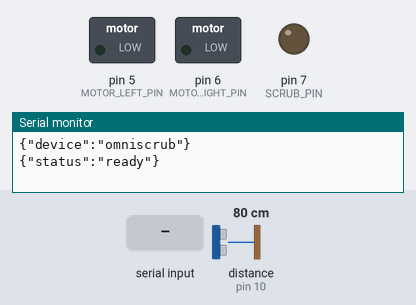
The sketch below on a simulated Arduino Uno, built with avr-gcc and run on an emulated ATmega328P. Shown: switched loads named in the sketch (green lamp = pin HIGH), output pins drawn as LEDs (lit = HIGH), the last lines printed to the serial monitor. Wiring (inferred from the names in the program): ultrasonic range finder: trigger pin 9; echo pin 10. The test bench sets the inputs (shaded band); at power-on: distance to the obstacle (sensor on pin 10) 80 cm. The echo pulse lasts 58.3 µs per cm; pins used as bus, display or sensor lines are not drawn.

Above: at 2.2 s.
2.3 s: "SET_SCRUB:90\n" received over Serial
At 3.1 s:
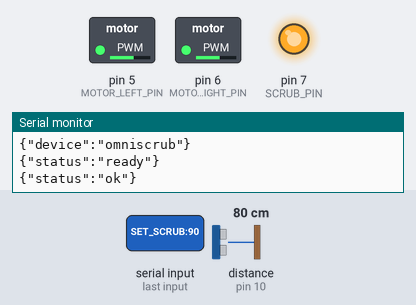
3.8 s: distance to the obstacle (sensor on pin 10) set to 24 cm
5.3 s: distance to the obstacle (sensor on pin 10) set to 20 cm
At 6.5 s:
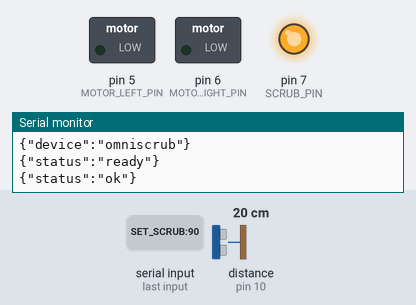
6.8 s: distance to the obstacle (sensor on pin 10) set to 35 cm
At 7.5 s:
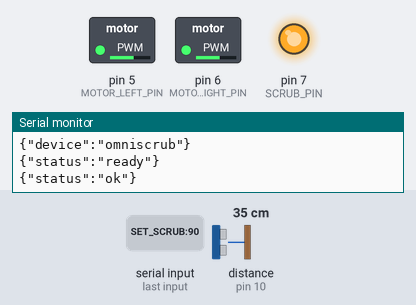
8.4 s: distance to the obstacle (sensor on pin 10) set to 2 cm
At 8.8 s:
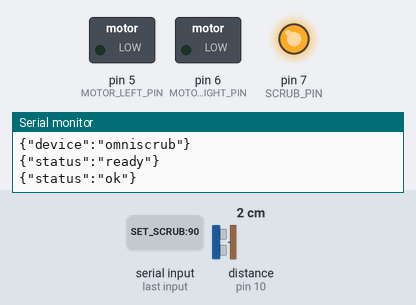
Timing chart, 0 to 11.4 s (numbered marks = the images above; inputs shaded):
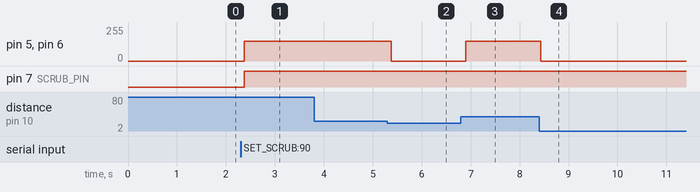

Measured:
- the behaviour switches between 22 and 21 cm on distance to the obstacle (sensor on pin 10) (found by bisection; images 1 and 2)
- after the input at 2.3 s, pin 5 (MOTOR_LEFT_PIN), pin 6 (MOTOR_RIGHT_PIN): 0/255 → 150/255 after 0.07 s; pin 7 (SCRUB_PIN): LOW → HIGH after 0.07 s
- after the input at 3.8 s, every drawn part: stays the same
- after the input at 5.3 s, pin 5 (MOTOR_LEFT_PIN), pin 6 (MOTOR_RIGHT_PIN): 150/255 → 0/255 after 0.07 s
- after the input at 6.8 s, pin 5 (MOTOR_LEFT_PIN), pin 6 (MOTOR_RIGHT_PIN): 0/255 → 150/255 after 0.10 s
- after the input at 8.4 s, pin 5 (MOTOR_LEFT_PIN), pin 6 (MOTOR_RIGHT_PIN): 150/255 → 0/255 at once

The sketch:

sketch.ino
```cpp
// ── Pin Definitions ──────────────────────────────────────────────────────────
#define TRIG_PIN        9
#define ECHO_PIN        10
#define MOTOR_LEFT_PIN  5
#define MOTOR_RIGHT_PIN 6
#define SCRUB_PIN       7

// ── Shared state ─────────────────────────────────────────────────────────────
String mode = "auto";
int motorLeft = 0;
int motorRight = 0;
int scrubbing = 0;
int distance = 0;

// ── JSON Serial Communication ───────────────────────────────────────────────
void sendJSON(const char* key, int value) {
  Serial.print("{\"");
  Serial.print(key);
  Serial.print("\":");
  Serial.print(value);
  Serial.println("}");
}

void sendJSON(const char* key, const char* value) {
  Serial.print("{\"");
  Serial.print(key);
  Serial.print("\":\"");
  Serial.print(value);
  Serial.println("\"}");
}

void sendSensorData() {
  Serial.print("{\"distance\":");
  Serial.print(distance);
  Serial.print(",\"mode\":\"");
  Serial.print(mode);
  Serial.print("\",\"motorLeft\":");
  Serial.print(motorLeft);
  Serial.print(",\"motorRight\":");
  Serial.print(motorRight);
  Serial.print(",\"scrubbing\":");
  Serial.print(scrubbing);
  Serial.println("}");
}

// ── Functions ────────────────────────────────────────────────────────────────
int getDistance() {
  digitalWrite(TRIG_PIN, LOW);
  delayMicroseconds(2);
  digitalWrite(TRIG_PIN, HIGH);
  delayMicroseconds(10);
  digitalWrite(TRIG_PIN, LOW);
  long dur = pulseIn(ECHO_PIN, HIGH, 30000);
  return (int)(dur * 0.034 / 2);
}

void setMode(String m) {
  mode = m;
}

void setMotors(int left, int right) {
  motorLeft = left;
  motorRight = right;
}

void setScrubbing(int state) {
  scrubbing = state;
}

void processCommand(String cmd) {
  cmd.trim();

  if (cmd.startsWith("SET_MODE:")) {
    setMode(cmd.substring(9));
    sendJSON("status", "ok");
  }
  else if (cmd.startsWith("SET_MOTORS:")) {
    int comma = cmd.indexOf(',');
    if (comma > 0) {
      int left = cmd.substring(11, comma).toInt();
      int right = cmd.substring(comma + 1).toInt();
      setMotors(left, right);
      sendJSON("status", "ok");
    }
  }
  else if (cmd.startsWith("SET_SCRUB:")) {
    setScrubbing(cmd.substring(10).toInt());
    sendJSON("status", "ok");
  }
  else if (cmd == "GET_SENSORS" || cmd == "SENSORS") {
    sendSensorData();
  }
  else if (cmd == "PING") {
    sendJSON("status", "pong");
  }
  else if (cmd == "HELLO") {
    sendJSON("device", "omniscrub");
    sendJSON("version", "1.0");
  }
}

void setup() {
  Serial.begin(115200);

  pinMode(TRIG_PIN, OUTPUT);
  pinMode(ECHO_PIN, INPUT);
  pinMode(MOTOR_LEFT_PIN, OUTPUT);
  pinMode(MOTOR_RIGHT_PIN, OUTPUT);
  pinMode(SCRUB_PIN, OUTPUT);

  delay(1000);
  sendJSON("device", "omniscrub");
  sendJSON("status", "ready");
}

void loop() {
  distance = getDistance();

  if (Serial.available()) {
    String cmd = Serial.readStringUntil('\n');
    if (cmd.length() > 0) {
      processCommand(cmd);
    }
  }

  if (mode == "auto") {
    if (distance > 20 && scrubbing) {
      analogWrite(MOTOR_LEFT_PIN, 150);
      analogWrite(MOTOR_RIGHT_PIN, 150);
    } else {
      analogWrite(MOTOR_LEFT_PIN, 0);
      analogWrite(MOTOR_RIGHT_PIN, 0);
    }
  }

  if (mode == "manual") {
    analogWrite(MOTOR_LEFT_PIN, constrain(motorLeft, 0, 255));
    analogWrite(MOTOR_RIGHT_PIN, constrain(motorRight, 0, 255));
  }

  digitalWrite(SCRUB_PIN, scrubbing ? HIGH : LOW);

  delay(100);
}
```
